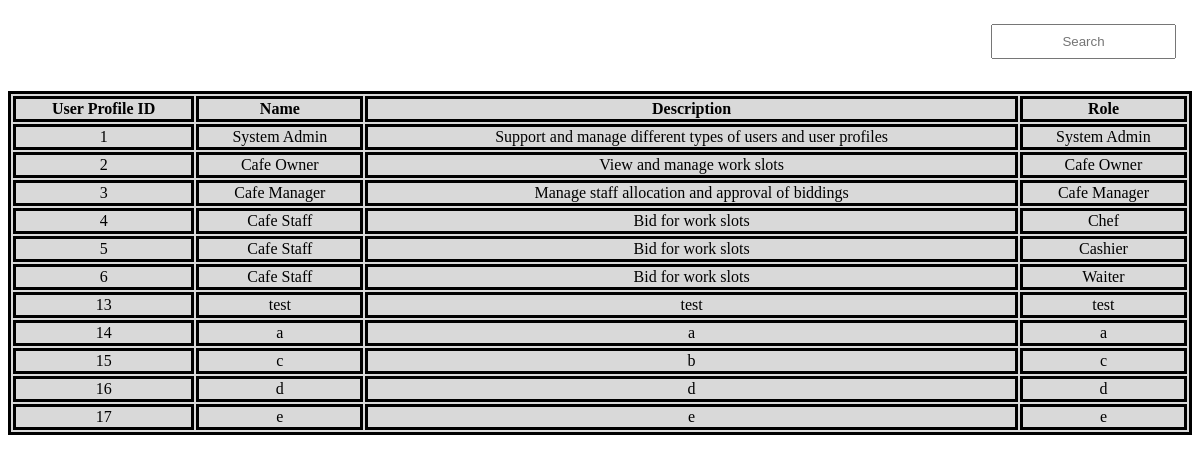
/bndProj/main/actors/owner/main-content.php, run on the app's committed database.
### tables this page shows
CREATE TABLE `userprofile` (
  `userProfileId` int(11) NOT NULL,
  `profileName` varchar(255) NOT NULL,
  `description` varchar(255) NOT NULL,
  `role` varchar(255) NOT NULL,
  `activated` tinyint(1) NOT NULL
);

### bndProj/entities/userProfileClass.php (called while the page is built, shortened)
<?php
class UserProfileClass extends Dbh
{
    protected function view()
    {
        $array = [];
        $conn = $this->connectDB();
        $sql = "SELECT * FROM userprofile";
        $result = $conn->query($sql);
        if ($result->num_rows > 0)
        {
            while ($row = $result->fetch_assoc())
            {
                $current = array(
                    'userProfileId' => $row['userProfileId'],
                    'profileName' => $row['profileName'],
                    'description' => $row['description'],
                    'role' => $row['role'],
                    'activated' => $row['activated']
                );
                array_push($array, $current);
            }
        }
        return $array;
    }
}
?>

### bndProj/controller/admin/viewUserProfileController.php (called while the page is built)
<?php
class ViewUserProfileController extends UserProfileClass
{
    public static function viewUserProfile()
    {
        $profile = new UserProfileClass();
        $array = $profile->view();
        return $array;
    }
}
?>

### bndProj/main/actors/owner/boundaries/viewUserProfileBoundary.php (the view, shortened to what this page needs)
<?php
include "../../../entities/userProfileClass.php";
include "../../../controller/admin/viewUserProfileController.php";
?>
<div class="container">
    <div class="row">
        <div class="search-container ml-auto">
        <form method="POST">
        <input type="text" name="search" id="myInput" placeholder="Search">
        </form>
        </div>
    </div>
    <div class="row">
        <?php
        if(isset($_POST["search"]))
        {
            $userProfileIdOrName = $_POST["search"];
            $result = SearchUserProfileController::searchUserProfile($userProfileIdOrName);
            if(gettype($result) == 'string')
            {
                echo "<script>alert('$result');</script>";
            }
            else
            {
                ?>
                <table class="table">
                <thead>
                    <tr>
                    <th class="text-center">User Profile ID</th>
                    <th class="text-center">Name</th>
                    <th class="text-center">Description</th>
                    <th class="text-center">Role</th>
                    </tr>
                </thead>
                <tbody>
                    <?php
                    foreach($result as $row)
                    {
                    ?>
                    <tr>
                    <td><?=$row["userProfileId"]?></td>
                    <td><?=$row["profileName"]?></td>
                    <td><?=$row["description"]?></td>
                    <td><?=$row["role"]?></td>
                    </tr>
        <?php
                    }
            }
        ?>
        </tbody>
        </table>
        <?php
        }
        else
        {
        ?>
        <table class="table">
        <thead>
            <tr>
            <th class="text-center">User Profile ID</th>
            <th class="text-center">Name</th>
            <th class="text-center">Description</th>
            <th class="text-center">Role</th>
            </tr>
        </thead>
        <tbody>
            <?php
            $userProfile = new ViewUserProfileController();
            $array = $userProfile->viewUserProfile();
            foreach($array as $row)
            {
            ?>
            <tr>
            <td><?=$row["userProfileId"]?></td>
            <td><?=$row["profileName"]?></td>
            <td><?=$row["description"]?></td>
            <td><?=$row["role"]?></td>
            </tr>
            <?php
            }
            ?>
        </tbody>
        </table>
        <?php
        }
        ?>
    </div>
</div>

### bndProj/main/actors/owner/boundaries/viewUserProfileBoundary.php (style rules this page uses)
.table { margin-top: 1em !important; margin-left: auto; margin-right: auto; border-style: solid; border-color: black; background-color: #D9D9D9; width: 100%; text-align: center; }
th, td , tr { border-style: solid; border-color: black; }
.search-container { float: right; margin: 1em; }
.search-container input { height: 35px; margin-left: 1em; text-align: center; }

### data on the page
userprofile: userProfileId "1", profileName "System Admin", description "Support and manage different types of users and user profiles", role "System Admin"
userprofile: userProfileId "2", profileName "Cafe Owner", description "View and manage work slots", role "Cafe Owner"
userprofile: userProfileId "3", profileName "Cafe Manager", description "Manage staff allocation and approval of biddings", role "Cafe Manager"
userprofile: userProfileId "4", profileName "Cafe Staff", description "Bid for work slots", role "Chef"
userprofile: userProfileId "5", profileName "Cafe Staff", description "Bid for work slots", role "Cashier"
userprofile: userProfileId "6", profileName "Cafe Staff", description "Bid for work slots", role "Waiter"
userprofile: userProfileId "13", profileName "test", description "test", role "test"
userprofile: userProfileId "14", profileName "a", description "a", role "a"
userprofile: userProfileId "15", profileName "c", description "b", role "c"
userprofile: userProfileId "16", profileName "d", description "d", role "d"
userprofile: userProfileId "17", profileName "e", description "e", role "e"
